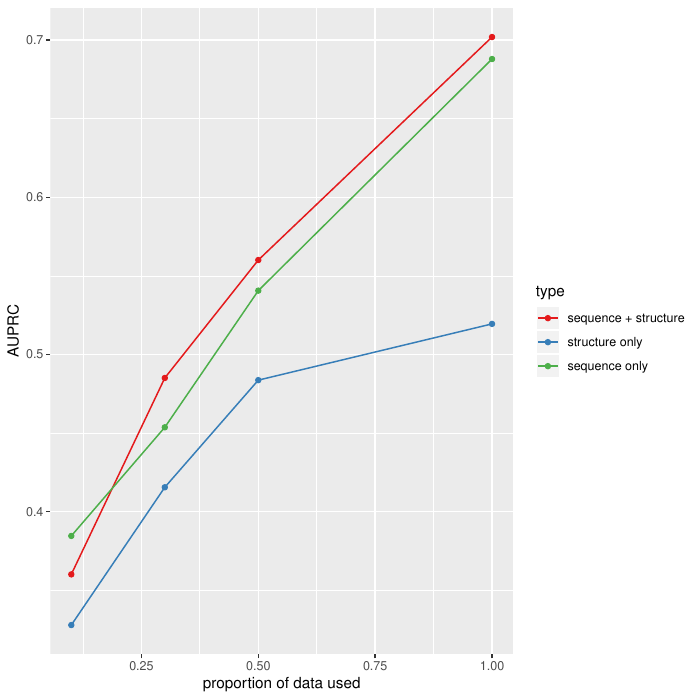

The R source for this figure:
library(ggplot2)
library(tidyverse)
library(RColorBrewer)
my_col = brewer.pal(3, 'Set1')
dat = data.frame(seq=c(0.3846153846,	0.4536923077,	0.5406153846,			0.6879230769),#0.6164615385,
                 graph=c(0.3279230769,	0.4155384615,	0.4836923077,		0.5194615385),#0.5313076923,
                 both=c(0.3601538462,	0.4850769231,	0.5600769231,	0.7019230769),#0.6136153846,
                 proportion=c(0.1,0.3,0.5,1))#,0.7

dat = dat %>% gather('type','AUPRC', -proportion)
# png('temp.png')#,width = 720, height = 720)
pdf('ablation.pdf')
ggplot(dat, aes(x=proportion, y=AUPRC, col=type, group=type))+
  geom_line()+geom_point()+xlab('proportion of data used')+
  scale_color_manual(labels=c('sequence + structure', 'structure only','sequence only'), values =my_col)

dev.off()
